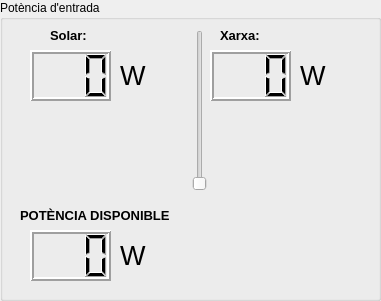
   <widget class="QGroupBox" name="groupBox">
    <property name="geometry">
     <rect>
      <x>10</x>
      <y>20</y>
      <width>381</width>
      <height>301</height>
     </rect>
    </property>
    <property name="title">
     <string>Potència d'entrada</string>
    </property>
    <widget class="QLCDNumber" name="lcdNumber_7">
     <property name="geometry">
      <rect>
       <x>210</x>
       <y>50</y>
       <width>81</width>
       <height>51</height>
      </rect>
     </property>
     <property name="font">
      <font>
       <family>Arial</family>
       <pointsize>10</pointsize>
       <weight>75</weight>
       <bold>true</bold>
      </font>
     </property>
     <property name="lineWidth">
      <number>2</number>
     </property>
     <property name="digitCount">
      <number>3</number>
     </property>
    </widget>
    <widget class="QLabel" name="label_4">
     <property name="geometry">
      <rect>
       <x>220</x>
       <y>20</y>
       <width>61</width>
       <height>31</height>
      </rect>
     </property>
     <property name="font">
      <font>
       <family>Arial</family>
       <pointsize>10</pointsize>
       <weight>75</weight>
       <bold>true</bold>
      </font>
     </property>
     <property name="text">
      <string>Xarxa:</string>
     </property>
    </widget>
    <widget class="QSlider" name="verticalSlider_2">
     <property name="enabled">
      <bool>false</bool>
     </property>
     <property name="geometry">
      <rect>
       <x>190</x>
       <y>30</y>
       <width>20</width>
       <height>161</height>
      </rect>
     </property>
     <property name="cursor">
      <cursorShape>SizeVerCursor</cursorShape>
     </property>
     <property name="maximum">
      <number>255</number>
     </property>
    </widget>
    <widget class="QLCDNumber" name="lcdNumber_6">
     <property name="geometry">
      <rect>
       <x>30</x>
       <y>50</y>
       <width>81</width>
       <height>51</height>
      </rect>
     </property>
     <property name="font">
      <font>
       <family>Arial</family>
       <pointsize>10</pointsize>
       <weight>75</weight>
       <bold>true</bold>
      </font>
     </property>
     <property name="lineWidth">
      <number>2</number>
     </property>
     <property name="digitCount">
      <number>3</number>
     </property>
    </widget>
    <widget class="QLabel" name="label">
     <property name="geometry">
      <rect>
       <x>50</x>
       <y>20</y>
       <width>171</width>
       <height>31</height>
      </rect>
     </property>
     <property name="font">
      <font>
       <family>Arial</family>
       <pointsize>10</pointsize>
       <weight>75</weight>
       <bold>true</bold>
      </font>
     </property>
     <property name="contextMenuPolicy">
      <enum>Qt::NoContextMenu</enum>
     </property>
     <property name="text">
      <string>Solar:</string>
     </property>
    </widget>
    <widget class="QLCDNumber" name="lcdNumber_9">
     <property name="geometry">
      <rect>
       <x>30</x>
       <y>230</y>
       <width>81</width>
       <height>51</height>
      </rect>
     </property>
     <property name="font">
      <font>
       <family>Arial</family>
       <pointsize>10</pointsize>
       <weight>75</weight>
       <bold>true</bold>
      </font>
     </property>
     <property name="lineWidth">
      <number>2</number>
     </property>
     <property name="digitCount">
      <number>3</number>
     </property>
    </widget>
    <widget class="QLabel" name="label_2">
     <property name="geometry">
      <rect>
       <x>20</x>
       <y>200</y>
       <width>191</width>
       <height>31</height>
      </rect>
     </property>
     <property name="font">
      <font>
       <family>Arial</family>
       <pointsize>10</pointsize>
       <weight>75</weight>
       <bold>true</bold>
      </font>
     </property>
     <property name="text">
      <string>POTÈNCIA DISPONIBLE</string>
     </property>
    </widget>
    <widget class="QLabel" name="label_10">
     <property name="geometry">
      <rect>
       <x>120</x>
       <y>50</y>
       <width>121</width>
       <height>51</height>
      </rect>
     </property>
     <property name="font">
      <font>
       <family>Arial</family>
       <pointsize>20</pointsize>
       <weight>50</weight>
       <bold>false</bold>
      </font>
     </property>
     <property name="contextMenuPolicy">
      <enum>Qt::NoContextMenu</enum>
     </property>
     <property name="text">
      <string>W</string>
     </property>
    </widget>
    <widget class="QLabel" name="label_11">
     <property name="geometry">
      <rect>
       <x>300</x>
       <y>50</y>
       <width>121</width>
       <height>51</height>
      </rect>
     </property>
     <property name="font">
      <font>
       <family>Arial</family>
       <pointsize>20</pointsize>
       <weight>50</weight>
       <bold>false</bold>
      </font>
     </property>
     <property name="contextMenuPolicy">
      <enum>Qt::NoContextMenu</enum>
     </property>
     <property name="text">
      <string>W</string>
     </property>
    </widget>
    <widget class="QLabel" name="label_13">
     <property name="geometry">
      <rect>
       <x>120</x>
       <y>230</y>
       <width>121</width>
       <height>51</height>
      </rect>
     </property>
     <property name="font">
      <font>
       <family>Arial</family>
       <pointsize>20</pointsize>
       <weight>50</weight>
       <bold>false</bold>
      </font>
     </property>
     <property name="contextMenuPolicy">
      <enum>Qt::NoContextMenu</enum>
     </property>
     <property name="text">
      <string>W</string>
     </property>
    </widget>
   </widget>
